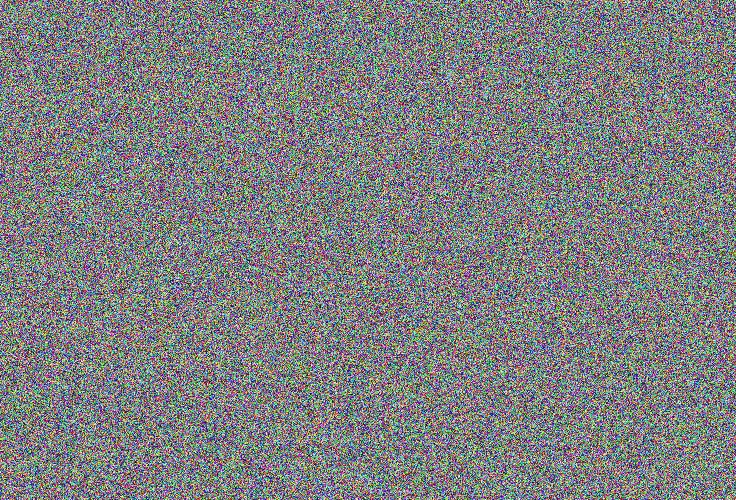

Write Python code to recreate this figure.
from PIL import Image
import tkinter as tk
from tkinter import filedialog
import hashlib 
import binascii
import textwrap
import cv2
import numpy as np
from scipy.integrate import odeint
import matplotlib.pyplot as plt
from mpl_toolkits.mplot3d import Axes3D
import sys
from importlib import reload  
from bisect import bisect_left as bsearch

''' 
GLOBAL Constants
'''
# Lorenz paramters and initial conditions
a, b, c = 10, 2.667, 28
x0, y0, z0 = 0, 0, 0

#DNA-Encoding RULE #1 A = 00, T=01, G=10, C=11
dna={}
dna["00"]="A"
dna["01"]="T"
dna["10"]="G"
dna["11"]="C"
dna["A"]=[0,0]
dna["T"]=[0,1]
dna["G"]=[1,0]
dna["C"]=[1,1]
#DNA xor
dna["AA"]=dna["TT"]=dna["GG"]=dna["CC"]="A"
dna["AG"]=dna["GA"]=dna["TC"]=dna["CT"]="G"
dna["AC"]=dna["CA"]=dna["GT"]=dna["TG"]="C"
dna["AT"]=dna["TA"]=dna["CG"]=dna["GC"]="T"
# Maximum time point and total number of time points
tmax, N = 100, 10000

def lorenz(X, t, a, b, c):
    x, y, z = X
    x_dot = -a*(x - y)
    y_dot = c*x - y - x*z
    z_dot = -b*z + x*y
    return x_dot, y_dot, z_dot

def image_selector():                           #returns path to selected image
    path = "NULL"
    root = tk.Tk()
    root.withdraw()                             # we don't want a full GUI, so keep the root window from appearing
    path = filedialog.askopenfilename()         # show an "Open" dialog box and return the path to the selected file
    if path!="NULL":
        print("Image loaded!") 
    else:
        print("Error Image not loaded!")
    return path

def split_into_rgb_channels(image):
  red = image[:,:,2]
  green = image[:,:,1]
  blue = image[:,:,0]
  return red, green, blue

#Secure key generation
def securekey (iname):
    img = Image.open(iname)
    m, n = img.size
    print("pixels: {0}  width: {2} height: {1} ".format(m*n, m, n))
    pix = img.load()          
    plainimage = list()                         #_plainimage contains all the rgb values continuously
    for y in range(n):
        for x in range(m):
            for k in range(0,3):
                plainimage.append(pix[x,y][k])    
    key = hashlib.sha256()                      #key is made a hash.sha256 object  
    key.update(bytearray(plainimage))          #image data is fed to generate digest
    return key.hexdigest() ,m ,n

def update_lorentz (key):
    key_bin = bin(int(key, 16))[2:].zfill(256)  #covert hex key digest to binary
    k={}                                        #key dictionary
    key_32_parts=textwrap.wrap(key_bin, 8)      #slicing key into 8 parts
    num=1
    for i in key_32_parts:
        k["k{0}".format(num)]=i
        num = num + 1
    t1 = t2 = t3 = 0
    for i in range (1,12):
        t1=t1^int(k["k{0}".format(i)],2)
    for i in range (12,23):
        t2=t2^int(k["k{0}".format(i)],2)
    for i in range (23,33):
        t3=t3^int(k["k{0}".format(i)],2)   
    global x0 ,y0, z0
    x0=x0 + t1/256            
    y0=y0 + t2/256            
    z0=z0 + t3/256            

def decompose_matrix(iname):
    image = cv2.imread(iname)
    blue,green,red = split_into_rgb_channels(image)
    for values, channel in zip((red, green, blue), (2,1,0)):
        img = np.zeros((values.shape[0], values.shape[1]), dtype = np.uint8)
        img[:,:] = (values)
        if channel == 0:
            B = np.asmatrix(img)
        elif channel == 1:
            G = np.asmatrix(img)
        else:
            R = np.asmatrix(img)
    return B,G,R

def dna_encode(b,g,r):
    
    b = np.unpackbits(b,axis=1)
    g = np.unpackbits(g,axis=1)
    r = np.unpackbits(r,axis=1)
    m,n = b.shape
    r_enc= np.chararray((m,int(n/2)))
    g_enc= np.chararray((m,int(n/2)))
    b_enc= np.chararray((m,int(n/2)))
    
    for color,enc in zip((b,g,r),(b_enc,g_enc,r_enc)):
        idx=0
        for j in range(0,m):
            for i in range(0,n,2):
                enc[j,idx]=dna["{0}{1}".format(color[j,i],color[j,i+1])]
                idx+=1
                if (i==n-2):
                    idx=0
                    break
    
    b_enc=b_enc.astype(str)
    g_enc=g_enc.astype(str)
    r_enc=r_enc.astype(str)
    return b_enc,g_enc,r_enc

def key_matrix_encode(key,b):    
    #encoded key matrix
    b = np.unpackbits(b,axis=1)
    m,n = b.shape
    key_bin = bin(int(key, 16))[2:].zfill(256)
    Mk = np.zeros((m,n),dtype=np.uint8)
    x=0
    for j in range(0,m):
            for i in range(0,n):
                Mk[j,i]=key_bin[x%256]
                x+=1
    
    Mk_enc=np.chararray((m,int(n/2)))
    idx=0
    for j in range(0,m):
        for i in range(0,n,2):
            if idx==(n/2):
                idx=0
            Mk_enc[j,idx]=dna["{0}{1}".format(Mk[j,i],Mk[j,i+1])]
            idx+=1
    Mk_enc=Mk_enc.astype(str)
    return Mk_enc

def xor_operation(b,g,r,mk):
    m,n = b.shape
    bx=np.chararray((m,n))
    gx=np.chararray((m,n))
    rx=np.chararray((m,n))
    b=b.astype(str)
    g=g.astype(str)
    r=r.astype(str)
    for i in range(0,m):
        for j in range (0,n):
            bx[i,j] = dna["{0}{1}".format(b[i,j],mk[i,j])]
            gx[i,j] = dna["{0}{1}".format(g[i,j],mk[i,j])]
            rx[i,j] = dna["{0}{1}".format(r[i,j],mk[i,j])]
         
    bx=bx.astype(str)
    gx=gx.astype(str)
    rx=rx.astype(str)
    return bx,gx,rx 

def gen_chaos_seq(m,n):
    global x0,y0,z0,a,b,c,N
    N=m*n*4
    x= np.array((m,n*4))
    y= np.array((m,n*4))
    z= np.array((m,n*4))
    t = np.linspace(0, tmax, N)
    f = odeint(lorenz, (x0, y0, z0), t, args=(a, b, c))
    x, y, z = f.T
    x=x[:(N)]
    y=y[:(N)]
    z=z[:(N)]
    return x,y,z

def plot(x,y,z):
    fig = plt.figure()
    ax = fig.gca(projection='3d')
    s = 100
    c = np.linspace(0,1,N)
    for i in range(0,N-s,s):
        ax.plot(x[i:i+s+1], y[i:i+s+1], z[i:i+s+1], color=(1-c[i],c[i],1), alpha=0.4)
    ax.set_axis_off()
    plt.show()

def sequence_indexing(x,y,z):
    n=len(x)
    fx=np.zeros((n),dtype=np.uint32)
    fy=np.zeros((n),dtype=np.uint32)
    fz=np.zeros((n),dtype=np.uint32)
    seq=sorted(x)
    for k1 in range(0,n):
            t = x[k1]
            k2 = bsearch(seq, t)
            fx[k1]=k2
    seq=sorted(y)
    for k1 in range(0,n):
            t = y[k1]
            k2 = bsearch(seq, t)
            fy[k1]=k2
    seq=sorted(z)
    for k1 in range(0,n):
            t = z[k1]
            k2 = bsearch(seq, t)
            fz[k1]=k2
    return fx,fy,fz
        
def scramble(fx,fy,fz,b,r,g):
    p,q=b.shape
    size = p*q
    bx=b.reshape(size).astype(str)
    gx=g.reshape(size).astype(str)
    rx=r.reshape(size).astype(str)
    bx_s=np.chararray((size))
    gx_s=np.chararray((size))
    rx_s=np.chararray((size))

    for i in range(size):
            idx = fz[i]
            bx_s[i] = bx[idx]
    for i in range(size):
            idx = fy[i]
            gx_s[i] = gx[idx]
    for i in range(size):
            idx = fx[i]
            rx_s[i] = rx[idx]     
    bx_s=bx_s.astype(str)
    gx_s=gx_s.astype(str)
    rx_s=rx_s.astype(str)
    
    b_s=np.chararray((p,q))
    g_s=np.chararray((p,q))
    r_s=np.chararray((p,q))

    b_s=bx_s.reshape(p,q)
    g_s=gx_s.reshape(p,q)
    r_s=rx_s.reshape(p,q)
    return b_s,g_s,r_s

def scramble_new(fx,fy,fz,b,g,r):
    p,q=b.shape
    size = p*q
    bx=b.reshape(size)
    gx=g.reshape(size)
    rx=r.reshape(size)

    bx_s=b.reshape(size)
    gx_s=g.reshape(size)
    rx_s=r.reshape(size)
    
    bx=bx.astype(str)
    gx=gx.astype(str)
    rx=rx.astype(str)
    bx_s=bx_s.astype(str)
    gx_s=gx_s.astype(str)
    rx_s=rx_s.astype(str)
    
    for i in range(size):
            idx = fz[i]
            bx_s[idx] = bx[i]
    for i in range(size):
            idx = fy[i]
            gx_s[idx] = gx[i]
    for i in range(size):
            idx = fx[i]
            rx_s[idx] = rx[i]    

    b_s=np.chararray((p,q))
    g_s=np.chararray((p,q))
    r_s=np.chararray((p,q))

    b_s=bx_s.reshape(p,q)
    g_s=gx_s.reshape(p,q)
    r_s=rx_s.reshape(p,q)

    return b_s,g_s,r_s


def dna_decode(b,g,r):
    m,n = b.shape
    r_dec= np.ndarray((m,int(n*2)),dtype=np.uint8)
    g_dec= np.ndarray((m,int(n*2)),dtype=np.uint8)
    b_dec= np.ndarray((m,int(n*2)),dtype=np.uint8)
    for color,dec in zip((b,g,r),(b_dec,g_dec,r_dec)):
        for j in range(0,m):
            for i in range(0,n):
                dec[j,2*i]=dna["{0}".format(color[j,i])][0]
                dec[j,2*i+1]=dna["{0}".format(color[j,i])][1]
    b_dec=(np.packbits(b_dec,axis=-1))
    g_dec=(np.packbits(g_dec,axis=-1))
    r_dec=(np.packbits(r_dec,axis=-1))
    return b_dec,g_dec,r_dec

def xor_operation_new(b,g,r,mk):
    m,n = b.shape
    bx=np.chararray((m,n))
    gx=np.chararray((m,n))
    rx=np.chararray((m,n))
    b=b.astype(str)
    g=g.astype(str)
    r=r.astype(str)
    for i in range(0,m):
        for j in range (0,n):
            bx[i,j] = dna["{0}{1}".format(b[i,j],mk[i,j])]
            gx[i,j] = dna["{0}{1}".format(g[i,j],mk[i,j])]
            rx[i,j] = dna["{0}{1}".format(r[i,j],mk[i,j])]
         
    bx=bx.astype(str)
    gx=gx.astype(str)
    rx=rx.astype(str)
    return bx,gx,rx 

def recover_image(b,g,r,iname):
    img = cv2.imread(iname)
    img[:,:,2] = r
    img[:,:,1] = g
    img[:,:,0] = b
    cv2.imwrite(("enc.jpg"), img)
    print("saved ecrypted image as enc.jpg")
    return img

def decrypt(image,fx,fy,fz,fp,Mk,bt,gt,rt):
    r,g,b=split_into_rgb_channels(image)
    p,q = rt.shape
    benc,genc,renc=dna_encode(b,g,r)
    bs,gs,rs=scramble_new(fx,fy,fz,benc,genc,renc)
    bx,rx,gx=xor_operation_new(bs,gs,rs,Mk)
    blue,green,red=dna_decode(bx,gx,rx)
    green,red = red, green
    img=np.zeros((p,q,3),dtype=np.uint8)
    img[:,:,0] = red
    img[:,:,1] = green
    img[:,:,2] = blue
    cv2.imwrite(("Recovered.jpg"), img)
    

#program main
if (__name__ == "__main__"):
    file_path = image_selector()
    print(file_path)
    key,m,n = securekey(file_path)
    update_lorentz(key)
    blue,green,red=decompose_matrix(file_path)
    blue_e,green_e,red_e=dna_encode(blue,green,red)
    Mk_e = key_matrix_encode(key,blue)
    blue_final, green_final, red_final = xor_operation(blue_e,green_e,red_e,Mk_e)
    x,y,z=gen_chaos_seq(m,n)
    fx,fy,fz=sequence_indexing(x,y,z)
    blue_scrambled,green_scrambled,red_scrambled = scramble(fx,fy,fz,blue_final,red_final,green_final)
    b,g,r=dna_decode(blue_scrambled,green_scrambled,red_scrambled)
    img=recover_image(b,g,r,file_path)

    print("Decrypting...")
    decrypt(img,fx,fy,fz,file_path,Mk_e,blue,green,red)
